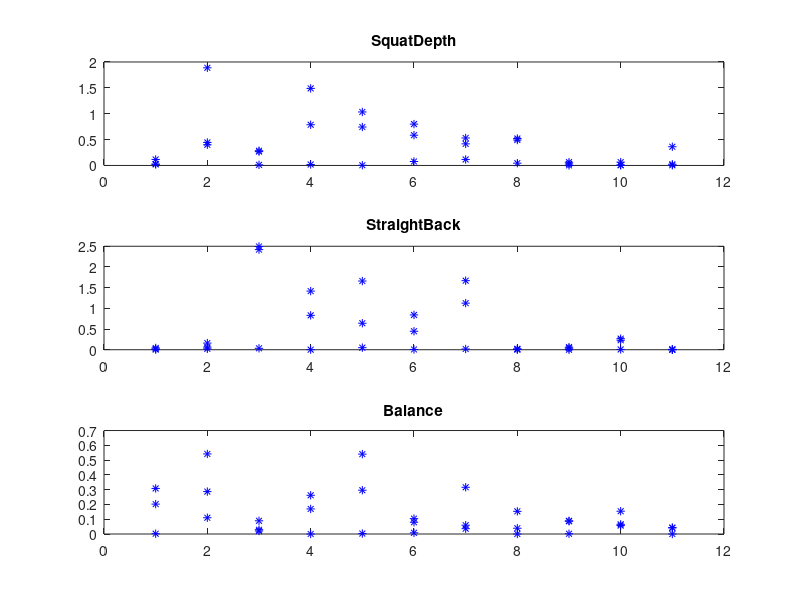

Write MATLAB code to recreate this figure.
load('FeatureDetection/trainingData.mat');
labels  = trainingData.classes;
data = trainingData.features;

% Automatically sizes data
datasize = size(data);
dataHere=[];
for i=1:datasize(2)
	if length(unique(data(:,i))) > 2
		dataHere=[dataHere, i];
	end
end
data = data(:,dataHere);
datasize = size(data);


ICD = zeros (datasize(2),3,3);

for i = 1 : 3
    
    stringlabel = labels(:,i);
    
    for j = 1 : datasize(2)
        
        choose1 = find (stringlabel == 0);
        Gdata = data(choose1,j);            
        u1 = mean(Gdata);
        covar1 = cov(Gdata);
        
        choose2 = find (stringlabel == 1);
        Gdata = data(choose2,j);          
        u2 = mean(Gdata);
        covar2 = cov(Gdata);

        choose3 = find (stringlabel == 2);
        Gdata = data(choose3,j);          
        u3 = mean(Gdata);
        covar3 = cov(Gdata);

        Icovar1 = (length(choose1) * covar1 / datasize(1)) +  (length(choose2) * covar2 / datasize(1));
        Icovar2 = (length(choose1) * covar1 / datasize(1)) +  (length(choose3) * covar3 / datasize(1));
        Icovar3 = (length(choose2) * covar2 / datasize(1)) +  (length(choose3) * covar3 / datasize(1));
        
        ICD(j,1,i) = (u1 - u2) * (inv(Icovar1)) * transpose(u1 - u2);
        ICD(j,2,i) = (u1 - u3) * (inv(Icovar2)) * transpose(u1 - u3);
        ICD(j,3,i) = (u2 - u3) * (inv(Icovar3)) * transpose(u2 - u3);
        
    end
    
end 

figure();
critComps=cell(3,1);
critComps{1}='SquatDepth';
critComps{2}='StraightBack';
critComps{3}='Balance';

for g = 1 : 3
    vizualICD = zeros(datasize(2)*3,2);
    vizualICD (:,2) = nonzeros(ICD(:,:,g));
    k = 1;
	for i = 1:3
		for j = 1 : datasize(2)
			vizualICD(k,1) = j;
			k = k + 1;
		end
	end
	subplot(3,1,g);
	plot(vizualICD(:,1),vizualICD(:,2),'*b');
	title(critComps{g});
end